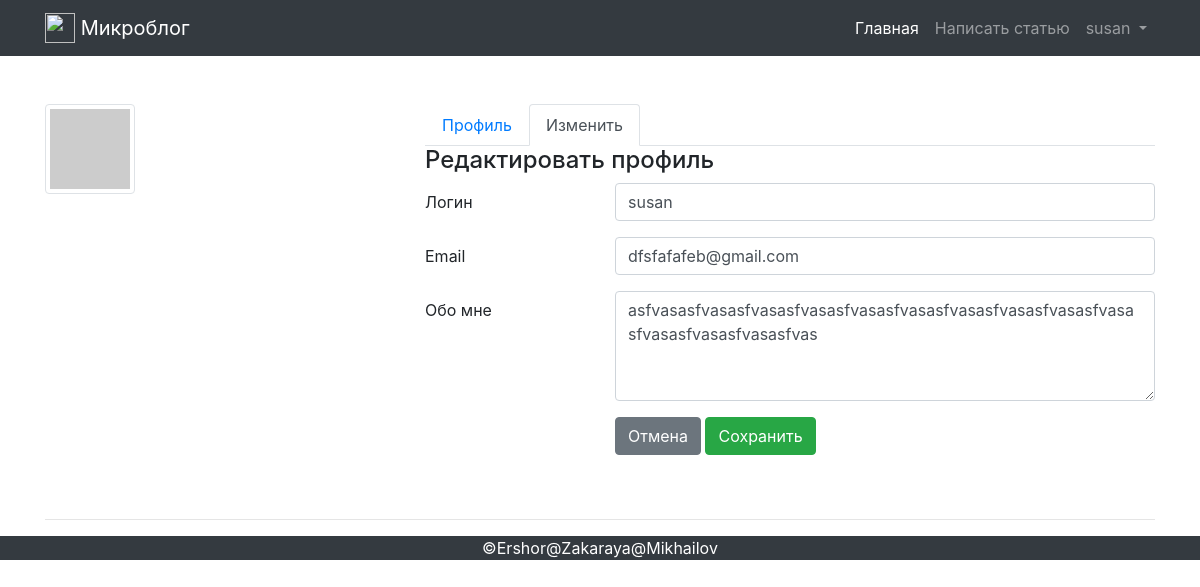
/edit_profile (signed in), run on the app's committed database.
### app/models.py (models this page shows, shortened)
class PaginatedAPIMixin(object):
    @staticmethod
    def to_collection_dict(query, page, per_page, endpoint, **kwargs):
        resources = query.paginate(page, per_page, False)
        data = {
            'items': [item.to_dict() for item in resources.items],
            '_meta': {
                'offset': page,
                'count': per_page,
                'total_pages': resources.pages,
                'total_items': resources.total
            },
            '_links': {
                'self': url_for(endpoint, offset=page, count=per_page,
                                **kwargs),
                'next': url_for(endpoint, offset=page + 1, count=per_page,
                                **kwargs) if resources.has_next else None,
                'prev': url_for(endpoint, offset=page - 1, count=per_page,
                                **kwargs) if resources.has_prev else None
            }
        }
        return data

class User(PaginatedAPIMixin, UserMixin, db.Model):
    id = db.Column(db.Integer, primary_key=True)
    username = db.Column(db.String(64), index=True, unique=True)
    email = db.Column(db.String(120), index=True, unique=True)
    password_hash = db.Column(db.String(128))
    posts = db.relationship('Post', backref='author', lazy='dynamic')
    about_me = db.Column(db.String(140))
    last_seen = db.Column(db.DateTime, default=datetime.utcnow)
    token = db.Column(db.String(32), index=True, unique=True)
    token_expiration = db.Column(db.DateTime)
    def avatar(self, size):
        digest = md5(self.email.lower().encode('utf-8')).hexdigest()
        return 'https://www.gravatar.com/avatar/{}?d=identicon&s={}'.format(digest, size)
    def __repr__(self):
        return self.username

### app/routes.py (the view)
@app.route('/edit_profile', methods=['GET', 'POST'])
def edit_profile():
    form = EditProfileForm(current_user.username)
    if form.validate_on_submit():
        current_user.username = form.username.data
        current_user.about_me = form.about_me.data
        current_user.email = form.email.data
        db.session.commit()
        flash('Изменения сохранены')
        return redirect(url_for('edit_profile'))
    elif request.method == 'GET':
        form.username.data = current_user.username
        form.about_me.data = current_user.about_me
        form.email.data = current_user.email
    return render_template('edit_profile.html', title='Редактирование профиля', form=form)

### app/forms.py (shortened to what this page needs)
class EditProfileForm(FlaskForm):
    username = StringField('Логин', validators=[DataRequired()])
    email = StringField('Email', validators=[DataRequired(), Email()])
    about_me = TextAreaField('Обо мне', validators=[Length(min=0, max=140)])
    submit = SubmitField('Сохранить')
    def __init__(self, original_username, *args, **kwargs):
        super(EditProfileForm, self).__init__(*args, **kwargs)
        self.original_username = original_username

### app/models.py (called while the page is built)
@login.user_loader
def load_user(uid):
    return User.query.get(int(uid))

### app/routes.py (called while the page is built)
@app.before_request
def before_request():
    if current_user.is_authenticated:
        current_user.last_seen = datetime.utcnow()
        db.session.commit()

### app/templates/edit_profile.html (shortened to what this page needs)
{% extends 'base.html' %}
{% block content %}
<div class="container">
    <div class="row m-y-2 my-5">
        <div class="col-lg-4 pull-lg-8 text-xs-center">
                <img src="{{ current_user.avatar(256) }}" class="m-x-auto img-fluid img-thumbnail rounded" alt="avatar">
        </div>
        <div class="col-lg-8 push-lg-4">
            <ul class="nav nav-tabs">
                <li class="nav-item">
                    <a href="{{ url_for('user', username=current_user.username)}}" data-target="#profile" class="nav-link">Профиль</a>
                </li>
                <li class="nav-item">
                    <a href="{{ url_for('edit_profile') }}" data-target="#edit" class="nav-link active">Изменить</a>
                </li>
            </ul>
            <div class="tab-content p-b-3">
                <div class="tab-pane active" id="edit">
                    <h4 class="m-y-2">Редактировать профиль</h4>
                    <form role="form" method="post">
                        <div class="form-group row">
                            {{ form.username.label(class="col-lg-3 col-form-label form-control-label") }}
                            <div class="col-lg-9">
                                {{ form.username(maxlength=32, class="form-control", required="", placeholder="Ваш новый логин") }}
                            </div>
                        </div>
                        <div class="form-group row">
                            {{ form.email.label(class="col-lg-3 col-form-label form-control-label") }}
                            <div class="col-lg-9">
                                {{ form.email(maxlength=32, class="form-control", required="", placeholder="Ваш новый e-mail") }}
                            </div>
                        </div>
                        <div class="form-group row">
                            {{ form.about_me.label(class="col-lg-3 col-form-label form-control-label") }}
                            <div class="col-lg-9">
                                {{ form.about_me(rows=4, cols=50, class="form-control", placeholder="Информация о себе") }}
                            </div>
                        </div>
                        <div class="form-group row">
                            <label class="col-lg-3 col-form-label form-control-label"></label>
                            <div class="col-lg-9">
                                <a class="btn btn-secondary", role="button" href="{{ url_for('user', username=current_user.username)}}">Отмена</a>
                                {{ form.submit(class="btn btn-success", label_visible=false) }}
                            </div>
                        </div>
                    </form>
                </div>
            </div>
        </div>
    </div>
    <hr>
</div>
{% endblock %}

### app/templates/base.html (shortened to what this page needs)
<!DOCTYPE html>
<html lang="en">
<head>
    <link rel="stylesheet" href="https://maxcdn.bootstrapcdn.com/bootstrap/4.0.0/css/bootstrap.min.css">
    <link rel="stylesheet" href="https://maxcdn.bootstrapcdn.com/font-awesome/4.4.0/css/font-awesome.min.css">
    <link rel="stylesheet" href="{{ url_for('static', filename = 'css/index.css') }}">
</head>
<body>
    <nav class="navbar navbar-expand-lg navbar-dark bg-dark fixed-top">
        <div class="container">
            <a class="navbar-brand" href="/">
            <img src="https://v4-alpha.getbootstrap.com/assets/brand/bootstrap-solid.svg" width="30" height="30" class="d-inline-block align-top" alt="">
            Микроблог</a>
            <div class="collapse navbar-collapse" id="navbarResponsive">
                <nav class="navbar navbar-expand-sm bg-dark navbar-dark">
                </nav>
                <ul class="navbar-nav ml-auto">
                    <li class="nav-item active">
                        <a class="nav-link" href="{{url_for('index')}}">
                        Главная
                    </a>
                    </li>
                    {% if current_user.is_anonymous %}
                    <li class="nav-item">
                        <a class="nav-link" href="{{ url_for('login') }}"><span class="glyphicon glyphicon-user"></span>Логин</a>
                    </li>
                    <li class="nav-item">
                        <a class="nav-link" href="{{ url_for('register') }}">Регистрация</a>
                    </li>
                    {% else %}
                    <li class="nav-item">
                        <a class="nav-link" href="{{url_for('add_post')}}">Написать статью</a>
                    </li>
                    <li class="dropdown nav-item">
                        <a class="dropdown-toggle nav-link" data-toggle="dropdown" href="">
                            {{ current_user }}
                        </a>
                    </li>
                    {% endif %}
                </ul>
            </div>
        </div>
    </nav>
    {% block content %}
    {% endblock %}
    <footer class="bg-dark footer">
		<div class="container1 text-center">
			<span class="text-white">&copy;Ershor@Zakaraya@Mikhailov</span>
		</div>
	</footer>
</body>
</html>

### app/static/css/index.css (style rules this page uses)
body { padding-top: 54px; }
@media (min-width: 992px) { body { padding-top: 56px; } }

### data on the page
User: username "susan", email "dfsfafafeb@gmail.com", about_me "asfvasasfvasasfvasasfvasasfvasasfvasasfvasasfvasasfvasasfvasasfvasasfvasasfvasasfvas"
